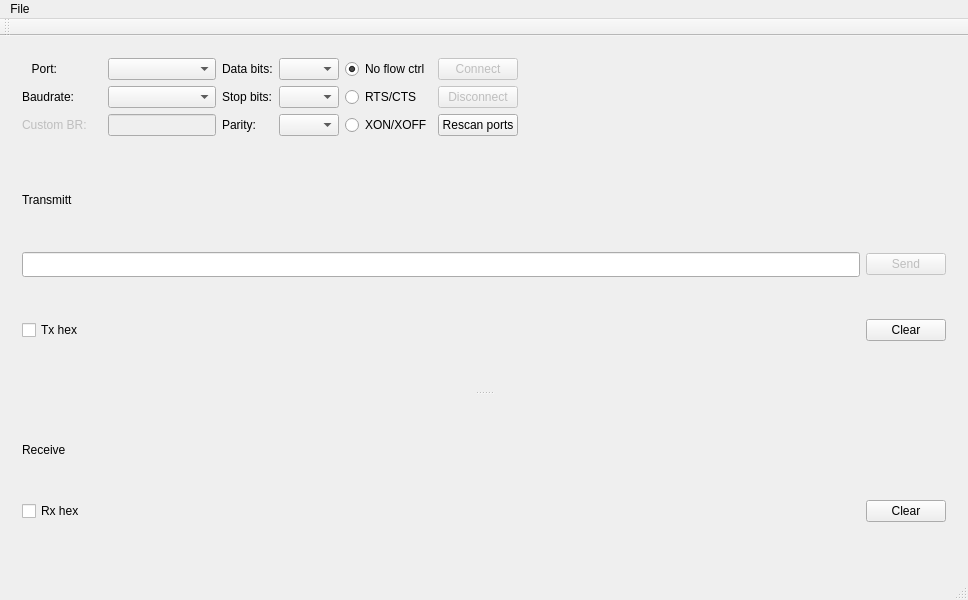
<?xml version="1.0" encoding="UTF-8"?>
<ui version="4.0">
 <class>MainWindow</class>
 <widget class="QMainWindow" name="MainWindow">
  <property name="geometry">
   <rect>
    <x>0</x>
    <y>0</y>
    <width>968</width>
    <height>600</height>
   </rect>
  </property>
  <property name="minimumSize">
   <size>
    <width>900</width>
    <height>600</height>
   </size>
  </property>
  <property name="windowTitle">
   <string>.: Serial Terminal :.</string>
  </property>
  <widget class="QWidget" name="centralWidget">
   <layout class="QVBoxLayout" name="verticalLayout">
    <item>
     <widget class="QFrame" name="frame">
      <property name="minimumSize">
       <size>
        <width>570</width>
        <height>90</height>
       </size>
      </property>
      <property name="maximumSize">
       <size>
        <width>570</width>
        <height>90</height>
       </size>
      </property>
      <property name="styleSheet">
       <string notr="true"/>
      </property>
      <property name="frameShape">
       <enum>QFrame::NoFrame</enum>
      </property>
      <property name="frameShadow">
       <enum>QFrame::Raised</enum>
      </property>
      <widget class="QWidget" name="gridLayoutWidget">
       <property name="geometry">
        <rect>
         <x>0</x>
         <y>0</y>
         <width>591</width>
         <height>89</height>
        </rect>
       </property>
       <layout class="QGridLayout" name="gridLayout">
        <property name="sizeConstraint">
         <enum>QLayout::SetFixedSize</enum>
        </property>
        <item row="1" column="1">
         <widget class="QComboBox" name="comboBox_2">
          <property name="sizePolicy">
           <sizepolicy hsizetype="Minimum" vsizetype="Minimum">
            <horstretch>0</horstretch>
            <verstretch>0</verstretch>
           </sizepolicy>
          </property>
          <property name="minimumSize">
           <size>
            <width>100</width>
            <height>0</height>
           </size>
          </property>
          <property name="maximumSize">
           <size>
            <width>120</width>
            <height>16777215</height>
           </size>
          </property>
         </widget>
        </item>
        <item row="1" column="3">
         <widget class="QComboBox" name="comboBox_3">
          <property name="maximumSize">
           <size>
            <width>60</width>
            <height>16777215</height>
           </size>
          </property>
         </widget>
        </item>
        <item row="2" column="3">
         <widget class="QComboBox" name="comboBox_4">
          <property name="maximumSize">
           <size>
            <width>60</width>
            <height>16777215</height>
           </size>
          </property>
         </widget>
        </item>
        <item row="0" column="2">
         <widget class="QLabel" name="label_5">
          <property name="maximumSize">
           <size>
            <width>65</width>
            <height>16777215</height>
           </size>
          </property>
          <property name="text">
           <string>Data bits:</string>
          </property>
         </widget>
        </item>
        <item row="0" column="3">
         <widget class="QComboBox" name="comboBox_5">
          <property name="maximumSize">
           <size>
            <width>60</width>
            <height>16777215</height>
           </size>
          </property>
         </widget>
        </item>
        <item row="1" column="4">
         <widget class="QRadioButton" name="radioButton_2">
          <property name="text">
           <string>RTS/CTS</string>
          </property>
         </widget>
        </item>
        <item row="0" column="4">
         <widget class="QRadioButton" name="radioButton_1">
          <property name="text">
           <string>No flow ctrl</string>
          </property>
          <property name="checked">
           <bool>true</bool>
          </property>
         </widget>
        </item>
        <item row="0" column="5">
         <widget class="QPushButton" name="pushButton_1">
          <property name="enabled">
           <bool>false</bool>
          </property>
          <property name="maximumSize">
           <size>
            <width>150</width>
            <height>16777215</height>
           </size>
          </property>
          <property name="text">
           <string>Connect</string>
          </property>
         </widget>
        </item>
        <item row="0" column="1">
         <widget class="QComboBox" name="comboBox_1">
          <property name="enabled">
           <bool>true</bool>
          </property>
          <property name="sizePolicy">
           <sizepolicy hsizetype="Minimum" vsizetype="Minimum">
            <horstretch>0</horstretch>
            <verstretch>0</verstretch>
           </sizepolicy>
          </property>
          <property name="minimumSize">
           <size>
            <width>100</width>
            <height>0</height>
           </size>
          </property>
          <property name="maximumSize">
           <size>
            <width>120</width>
            <height>16777215</height>
           </size>
          </property>
          <property name="frame">
           <bool>true</bool>
          </property>
         </widget>
        </item>
        <item row="2" column="5">
         <widget class="QPushButton" name="pushButton_3">
          <property name="enabled">
           <bool>true</bool>
          </property>
          <property name="maximumSize">
           <size>
            <width>150</width>
            <height>16777215</height>
           </size>
          </property>
          <property name="text">
           <string>Rescan ports</string>
          </property>
         </widget>
        </item>
        <item row="1" column="2">
         <widget class="QLabel" name="label_3">
          <property name="maximumSize">
           <size>
            <width>65</width>
            <height>16777215</height>
           </size>
          </property>
          <property name="text">
           <string>Stop bits:</string>
          </property>
         </widget>
        </item>
        <item row="0" column="0">
         <widget class="QLabel" name="label_1">
          <property name="maximumSize">
           <size>
            <width>35</width>
            <height>16777215</height>
           </size>
          </property>
          <property name="layoutDirection">
           <enum>Qt::LeftToRight</enum>
          </property>
          <property name="text">
           <string>Port:</string>
          </property>
          <property name="alignment">
           <set>Qt::AlignRight|Qt::AlignTrailing|Qt::AlignVCenter</set>
          </property>
         </widget>
        </item>
        <item row="1" column="0">
         <widget class="QLabel" name="label_2">
          <property name="maximumSize">
           <size>
            <width>65</width>
            <height>16777215</height>
           </size>
          </property>
          <property name="text">
           <string>Baudrate:</string>
          </property>
         </widget>
        </item>
        <item row="2" column="2">
         <widget class="QLabel" name="label_4">
          <property name="maximumSize">
           <size>
            <width>45</width>
            <height>16777215</height>
           </size>
          </property>
          <property name="text">
           <string>Parity:</string>
          </property>
         </widget>
        </item>
        <item row="1" column="5">
         <widget class="QPushButton" name="pushButton_2">
          <property name="enabled">
           <bool>false</bool>
          </property>
          <property name="maximumSize">
           <size>
            <width>150</width>
            <height>16777215</height>
           </size>
          </property>
          <property name="text">
           <string>Disconnect</string>
          </property>
         </widget>
        </item>
        <item row="2" column="4">
         <widget class="QRadioButton" name="radioButton_3">
          <property name="text">
           <string>XON/XOFF</string>
          </property>
         </widget>
        </item>
        <item row="2" column="0">
         <widget class="QLabel" name="label_6">
          <property name="enabled">
           <bool>false</bool>
          </property>
          <property name="minimumSize">
           <size>
            <width>80</width>
            <height>0</height>
           </size>
          </property>
          <property name="maximumSize">
           <size>
            <width>120</width>
            <height>16777215</height>
           </size>
          </property>
          <property name="text">
           <string>Custom BR:</string>
          </property>
         </widget>
        </item>
        <item row="2" column="1">
         <widget class="QLineEdit" name="lineEdit_1">
          <property name="enabled">
           <bool>false</bool>
          </property>
          <property name="sizePolicy">
           <sizepolicy hsizetype="Minimum" vsizetype="Minimum">
            <horstretch>0</horstretch>
            <verstretch>0</verstretch>
           </sizepolicy>
          </property>
          <property name="maximumSize">
           <size>
            <width>120</width>
            <height>16777215</height>
           </size>
          </property>
          <property name="inputMethodHints">
           <set>Qt::ImhNone</set>
          </property>
         </widget>
        </item>
        <item row="1" column="6">
         <spacer name="horizontalSpacer">
          <property name="orientation">
           <enum>Qt::Horizontal</enum>
          </property>
          <property name="sizeHint" stdset="0">
           <size>
            <width>40</width>
            <height>20</height>
           </size>
          </property>
         </spacer>
        </item>
       </layout>
      </widget>
     </widget>
    </item>
    <item>
     <widget class="QSplitter" name="splitter">
      <property name="sizePolicy">
       <sizepolicy hsizetype="Expanding" vsizetype="Preferred">
        <horstretch>0</horstretch>
        <verstretch>0</verstretch>
       </sizepolicy>
      </property>
      <property name="orientation">
       <enum>Qt::Vertical</enum>
      </property>
      <widget class="QWidget" name="verticalLayoutWidget">
       <layout class="QVBoxLayout" name="verticalLayout_1">
        <item>
         <layout class="QHBoxLayout" name="horizontalLayout_2">
          <item>
           <widget class="QLabel" name="label_7">
            <property name="enabled">
             <bool>true</bool>
            </property>
            <property name="minimumSize">
             <size>
              <width>80</width>
              <height>0</height>
             </size>
            </property>
            <property name="maximumSize">
             <size>
              <width>80</width>
              <height>20</height>
             </size>
            </property>
            <property name="text">
             <string>Transmitt</string>
            </property>
           </widget>
          </item>
          <item>
           <spacer name="horizontalSpacer_2">
            <property name="orientation">
             <enum>Qt::Horizontal</enum>
            </property>
            <property name="sizeHint" stdset="0">
             <size>
              <width>40</width>
              <height>20</height>
             </size>
            </property>
           </spacer>
          </item>
         </layout>
        </item>
        <item>
         <layout class="QHBoxLayout" name="horizontalLayout">
          <item>
           <widget class="QLineEdit" name="lineEdit_2">
            <property name="minimumSize">
             <size>
              <width>0</width>
              <height>25</height>
             </size>
            </property>
           </widget>
          </item>
          <item>
           <widget class="QPushButton" name="pushButton_4">
            <property name="enabled">
             <bool>false</bool>
            </property>
            <property name="maximumSize">
             <size>
              <width>150</width>
              <height>16777215</height>
             </size>
            </property>
            <property name="text">
             <string>Send</string>
            </property>
           </widget>
          </item>
         </layout>
        </item>
        <item>
         <layout class="QVBoxLayout" name="verticalLayout_3"/>
        </item>
        <item>
         <layout class="QHBoxLayout" name="horizontalLayout_5">
          <item>
           <widget class="QCheckBox" name="txHexCheckBox">
            <property name="text">
             <string>Tx hex</string>
            </property>
           </widget>
          </item>
          <item>
           <spacer name="horizontalSpacer_4">
            <property name="orientation">
             <enum>Qt::Horizontal</enum>
            </property>
            <property name="sizeHint" stdset="0">
             <size>
              <width>40</width>
              <height>20</height>
             </size>
            </property>
           </spacer>
          </item>
          <item>
           <widget class="QPushButton" name="txClearButton">
            <property name="text">
             <string>Clear</string>
            </property>
           </widget>
          </item>
         </layout>
        </item>
       </layout>
      </widget>
      <widget class="QWidget" name="verticalLayoutWidget_2">
       <layout class="QVBoxLayout" name="verticalLayout_2">
        <item>
         <layout class="QHBoxLayout" name="horizontalLayout_3">
          <item>
           <widget class="QLabel" name="label_8">
            <property name="enabled">
             <bool>true</bool>
            </property>
            <property name="minimumSize">
             <size>
              <width>80</width>
              <height>0</height>
             </size>
            </property>
            <property name="maximumSize">
             <size>
              <width>80</width>
              <height>20</height>
             </size>
            </property>
            <property name="text">
             <string>Receive</string>
            </property>
           </widget>
          </item>
          <item>
           <spacer name="horizontalSpacer_3">
            <property name="orientation">
             <enum>Qt::Horizontal</enum>
            </property>
            <property name="sizeHint" stdset="0">
             <size>
              <width>40</width>
              <height>20</height>
             </size>
            </property>
           </spacer>
          </item>
         </layout>
        </item>
        <item>
         <layout class="QVBoxLayout" name="verticalLayout_5"/>
        </item>
        <item>
         <layout class="QHBoxLayout" name="horizontalLayout_6">
          <item>
           <layout class="QVBoxLayout" name="verticalLayout_4"/>
          </item>
          <item>
           <widget class="QCheckBox" name="rxHexCheckBox">
            <property name="text">
             <string>Rx hex</string>
            </property>
           </widget>
          </item>
          <item>
           <spacer name="horizontalSpacer_5">
            <property name="orientation">
             <enum>Qt::Horizontal</enum>
            </property>
            <property name="sizeHint" stdset="0">
             <size>
              <width>40</width>
              <height>20</height>
             </size>
            </property>
           </spacer>
          </item>
          <item>
           <widget class="QPushButton" name="rxClearButton">
            <property name="text">
             <string>Clear</string>
            </property>
           </widget>
          </item>
         </layout>
        </item>
       </layout>
      </widget>
     </widget>
    </item>
   </layout>
  </widget>
  <widget class="QMenuBar" name="menuBar">
   <property name="geometry">
    <rect>
     <x>0</x>
     <y>0</y>
     <width>968</width>
     <height>22</height>
    </rect>
   </property>
   <widget class="QMenu" name="menuFile">
    <property name="title">
     <string>File</string>
    </property>
    <addaction name="separator"/>
    <addaction name="actionSave_Log"/>
    <addaction name="separator"/>
    <addaction name="actionExit"/>
   </widget>
   <addaction name="menuFile"/>
  </widget>
  <widget class="QToolBar" name="mainToolBar">
   <attribute name="toolBarArea">
    <enum>TopToolBarArea</enum>
   </attribute>
   <attribute name="toolBarBreak">
    <bool>false</bool>
   </attribute>
  </widget>
  <widget class="QStatusBar" name="statusBar"/>
  <action name="actionSave_Log">
   <property name="text">
    <string>Save Log</string>
   </property>
  </action>
  <action name="actionExit">
   <property name="text">
    <string>Exit</string>
   </property>
  </action>
 </widget>
 <layoutdefault spacing="6" margin="11"/>
 <resources/>
 <connections/>
</ui>
